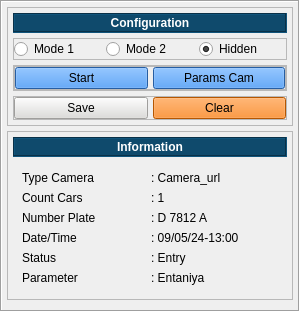
       <widget class="QFrame" name="frame_4">
        <property name="minimumSize">
         <size>
          <width>300</width>
          <height>0</height>
         </size>
        </property>
        <property name="maximumSize">
         <size>
          <width>300</width>
          <height>16777215</height>
         </size>
        </property>
        <property name="frameShape">
         <enum>QFrame::Box</enum>
        </property>
        <property name="frameShadow">
         <enum>QFrame::Sunken</enum>
        </property>
        <layout class="QVBoxLayout" name="verticalLayout_2">
         <property name="spacing">
          <number>5</number>
         </property>
         <property name="leftMargin">
          <number>5</number>
         </property>
         <property name="topMargin">
          <number>5</number>
         </property>
         <property name="rightMargin">
          <number>5</number>
         </property>
         <property name="bottomMargin">
          <number>5</number>
         </property>
         <item>
          <widget class="QFrame" name="frame_15">
           <property name="maximumSize">
            <size>
             <width>16777215</width>
             <height>140</height>
            </size>
           </property>
           <property name="frameShape">
            <enum>QFrame::StyledPanel</enum>
           </property>
           <property name="frameShadow">
            <enum>QFrame::Raised</enum>
           </property>
           <layout class="QVBoxLayout" name="verticalLayout_6">
            <property name="spacing">
             <number>5</number>
            </property>
            <property name="leftMargin">
             <number>5</number>
            </property>
            <property name="topMargin">
             <number>5</number>
            </property>
            <property name="rightMargin">
             <number>5</number>
            </property>
            <property name="bottomMargin">
             <number>5</number>
            </property>
            <item>
             <widget class="QLabel" name="label_14">
              <property name="minimumSize">
               <size>
                <width>0</width>
                <height>20</height>
               </size>
              </property>
              <property name="maximumSize">
               <size>
                <width>16777215</width>
                <height>20</height>
               </size>
              </property>
              <property name="font">
               <font>
                <weight>75</weight>
                <bold>true</bold>
               </font>
              </property>
              <property name="styleSheet">
               <string notr="true">background-color: rgb(15,74, 108);
color: white;</string>
              </property>
              <property name="frameShape">
               <enum>QFrame::Box</enum>
              </property>
              <property name="frameShadow">
               <enum>QFrame::Sunken</enum>
              </property>
              <property name="text">
               <string>Configuration</string>
              </property>
              <property name="alignment">
               <set>Qt::AlignCenter</set>
              </property>
             </widget>
            </item>
            <item>
             <widget class="QFrame" name="frame_19">
              <property name="maximumSize">
               <size>
                <width>16777215</width>
                <height>30</height>
               </size>
              </property>
              <property name="frameShape">
               <enum>QFrame::StyledPanel</enum>
              </property>
              <property name="frameShadow">
               <enum>QFrame::Raised</enum>
              </property>
              <layout class="QHBoxLayout" name="horizontalLayout_9">
               <property name="spacing">
                <number>5</number>
               </property>
               <property name="leftMargin">
                <number>0</number>
               </property>
               <property name="topMargin">
                <number>0</number>
               </property>
               <property name="rightMargin">
                <number>0</number>
               </property>
               <property name="bottomMargin">
                <number>0</number>
               </property>
               <item>
                <widget class="QRadioButton" name="btn_radio_mode1">
                 <property name="text">
                  <string>Mode 1</string>
                 </property>
                </widget>
               </item>
               <item>
                <widget class="QRadioButton" name="btn_radio_mode2">
                 <property name="text">
                  <string>Mode 2</string>
                 </property>
                </widget>
               </item>
               <item>
                <widget class="QRadioButton" name="btn_radio_hidden">
                 <property name="text">
                  <string>Hidden</string>
                 </property>
                 <property name="checkable">
                  <bool>true</bool>
                 </property>
                 <property name="checked">
                  <bool>true</bool>
                 </property>
                 <property name="autoRepeat">
                  <bool>false</bool>
                 </property>
                </widget>
               </item>
              </layout>
             </widget>
            </item>
            <item>
             <widget class="QFrame" name="frame_13">
              <property name="frameShape">
               <enum>QFrame::StyledPanel</enum>
              </property>
              <property name="frameShadow">
               <enum>QFrame::Raised</enum>
              </property>
              <layout class="QHBoxLayout" name="horizontalLayout_11">
               <property name="spacing">
                <number>5</number>
               </property>
               <property name="leftMargin">
                <number>0</number>
               </property>
               <property name="topMargin">
                <number>0</number>
               </property>
               <property name="rightMargin">
                <number>0</number>
               </property>
               <property name="bottomMargin">
                <number>0</number>
               </property>
               <item>
                <widget class="QFrame" name="frame_18">
                 <property name="frameShape">
                  <enum>QFrame::StyledPanel</enum>
                 </property>
                 <property name="frameShadow">
                  <enum>QFrame::Raised</enum>
                 </property>
                 <layout class="QHBoxLayout" name="horizontalLayout_3">
                  <property name="spacing">
                   <number>5</number>
                  </property>
                  <property name="leftMargin">
                   <number>0</number>
                  </property>
                  <property name="topMargin">
                   <number>0</number>
                  </property>
                  <property name="rightMargin">
                   <number>0</number>
                  </property>
                  <property name="bottomMargin">
                   <number>0</number>
                  </property>
                  <item>
                   <widget class="QPushButton" name="btn_start">
                    <property name="styleSheet">
                     <string notr="true">background-color: rgb(53, 132, 228);</string>
                    </property>
                    <property name="text">
                     <string>Start</string>
                    </property>
                   </widget>
                  </item>
                  <item>
                   <widget class="QPushButton" name="btn_params_cam">
                    <property name="styleSheet">
                     <string notr="true">background-color: rgb(53, 132, 228);</string>
                    </property>
                    <property name="text">
                     <string>Params Cam</string>
                    </property>
                   </widget>
                  </item>
                 </layout>
                </widget>
               </item>
              </layout>
             </widget>
            </item>
            <item>
             <widget class="QFrame" name="frame_9">
              <property name="frameShape">
               <enum>QFrame::StyledPanel</enum>
              </property>
              <property name="frameShadow">
               <enum>QFrame::Raised</enum>
              </property>
              <layout class="QHBoxLayout" name="horizontalLayout_13">
               <property name="spacing">
                <number>5</number>
               </property>
               <property name="leftMargin">
                <number>0</number>
               </property>
               <property name="topMargin">
                <number>0</number>
               </property>
               <property name="rightMargin">
                <number>0</number>
               </property>
               <property name="bottomMargin">
                <number>0</number>
               </property>
               <item>
                <widget class="QPushButton" name="btn_save">
                 <property name="styleSheet">
                  <string notr="true">background-color: rgb(222, 221, 218);</string>
                 </property>
                 <property name="text">
                  <string>Save</string>
                 </property>
                </widget>
               </item>
               <item>
                <widget class="QPushButton" name="btn_stop">
                 <property name="styleSheet">
                  <string notr="true">background-color: rgb(255, 120, 0);</string>
                 </property>
                 <property name="text">
                  <string>Clear</string>
                 </property>
                </widget>
               </item>
              </layout>
             </widget>
            </item>
           </layout>
          </widget>
         </item>
         <item>
          <widget class="QFrame" name="frame_5">
           <property name="maximumSize">
            <size>
             <width>16777215</width>
             <height>170</height>
            </size>
           </property>
           <property name="frameShape">
            <enum>QFrame::StyledPanel</enum>
           </property>
           <property name="frameShadow">
            <enum>QFrame::Raised</enum>
           </property>
           <layout class="QVBoxLayout" name="verticalLayout_8">
            <property name="spacing">
             <number>5</number>
            </property>
            <property name="leftMargin">
             <number>5</number>
            </property>
            <property name="topMargin">
             <number>5</number>
            </property>
            <property name="rightMargin">
             <number>5</number>
            </property>
            <property name="bottomMargin">
             <number>5</number>
            </property>
            <item>
             <widget class="QLabel" name="label_9">
              <property name="minimumSize">
               <size>
                <width>0</width>
                <height>20</height>
               </size>
              </property>
              <property name="maximumSize">
               <size>
                <width>16777215</width>
                <height>20</height>
               </size>
              </property>
              <property name="font">
               <font>
                <weight>75</weight>
                <bold>true</bold>
               </font>
              </property>
              <property name="styleSheet">
               <string notr="true">background-color: rgb(15,74, 108);
color: white;</string>
              </property>
              <property name="frameShape">
               <enum>QFrame::Box</enum>
              </property>
              <property name="frameShadow">
               <enum>QFrame::Sunken</enum>
              </property>
              <property name="text">
               <string>Information</string>
              </property>
              <property name="alignment">
               <set>Qt::AlignCenter</set>
              </property>
             </widget>
            </item>
            <item>
             <widget class="QFrame" name="frame_16">
              <property name="frameShape">
               <enum>QFrame::NoFrame</enum>
              </property>
              <property name="frameShadow">
               <enum>QFrame::Raised</enum>
              </property>
              <layout class="QVBoxLayout" name="verticalLayout_5">
               <item>
                <widget class="QFrame" name="frame_17">
                 <property name="frameShape">
                  <enum>QFrame::NoFrame</enum>
                 </property>
                 <property name="frameShadow">
                  <enum>QFrame::Raised</enum>
                 </property>
                 <layout class="QHBoxLayout" name="horizontalLayout_14">
                  <property name="spacing">
                   <number>1</number>
                  </property>
                  <property name="leftMargin">
                   <number>0</number>
                  </property>
                  <property name="topMargin">
                   <number>0</number>
                  </property>
                  <property name="rightMargin">
                   <number>0</number>
                  </property>
                  <property name="bottomMargin">
                   <number>0</number>
                  </property>
                  <item>
                   <widget class="QLabel" name="label_11">
                    <property name="text">
                     <string>Type Camera</string>
                    </property>
                   </widget>
                  </item>
                  <item>
                   <widget class="QLabel" name="label_12">
                    <property name="text">
                     <string>: Camera_url</string>
                    </property>
                   </widget>
                  </item>
                 </layout>
                </widget>
               </item>
               <item>
                <widget class="QFrame" name="frame_27">
                 <property name="frameShape">
                  <enum>QFrame::NoFrame</enum>
                 </property>
                 <property name="frameShadow">
                  <enum>QFrame::Raised</enum>
                 </property>
                 <layout class="QHBoxLayout" name="horizontalLayout_19">
                  <property name="spacing">
                   <number>1</number>
                  </property>
                  <property name="leftMargin">
                   <number>0</number>
                  </property>
                  <property name="topMargin">
                   <number>0</number>
                  </property>
                  <property name="rightMargin">
                   <number>0</number>
                  </property>
                  <property name="bottomMargin">
                   <number>0</number>
                  </property>
                  <item>
                   <widget class="QLabel" name="label_23">
                    <property name="text">
                     <string>Count Cars  </string>
                    </property>
                   </widget>
                  </item>
                  <item>
                   <widget class="QLabel" name="label_24">
                    <property name="text">
                     <string>: 1</string>
                    </property>
                   </widget>
                  </item>
                 </layout>
                </widget>
               </item>
               <item>
                <widget class="QFrame" name="frame_20">
                 <property name="frameShape">
                  <enum>QFrame::NoFrame</enum>
                 </property>
                 <property name="frameShadow">
                  <enum>QFrame::Raised</enum>
                 </property>
                 <layout class="QHBoxLayout" name="horizontalLayout_15">
                  <property name="spacing">
                   <number>1</number>
                  </property>
                  <property name="leftMargin">
                   <number>0</number>
                  </property>
                  <property name="topMargin">
                   <number>0</number>
                  </property>
                  <property name="rightMargin">
                   <number>0</number>
                  </property>
                  <property name="bottomMargin">
                   <number>0</number>
                  </property>
                  <item>
                   <widget class="QLabel" name="label_16">
                    <property name="text">
                     <string>Number Plate </string>
                    </property>
                   </widget>
                  </item>
                  <item>
                   <widget class="QLabel" name="label_15">
                    <property name="text">
                     <string>: D 7812 A</string>
                    </property>
                   </widget>
                  </item>
                 </layout>
                </widget>
               </item>
               <item>
                <widget class="QFrame" name="frame_21">
                 <property name="frameShape">
                  <enum>QFrame::NoFrame</enum>
                 </property>
                 <property name="frameShadow">
                  <enum>QFrame::Raised</enum>
                 </property>
                 <layout class="QHBoxLayout" name="horizontalLayout_16">
                  <property name="spacing">
                   <number>1</number>
                  </property>
                  <property name="leftMargin">
                   <number>0</number>
                  </property>
                  <property name="topMargin">
                   <number>0</number>
                  </property>
                  <property name="rightMargin">
                   <number>0</number>
                  </property>
                  <property name="bottomMargin">
                   <number>0</number>
                  </property>
                  <item>
                   <widget class="QLabel" name="label_18">
                    <property name="text">
                     <string>Date/Time </string>
                    </property>
                   </widget>
                  </item>
                  <item>
                   <widget class="QLabel" name="label_20">
                    <property name="text">
                     <string>: 09/05/24-13:00</string>
                    </property>
                   </widget>
                  </item>
                 </layout>
                </widget>
               </item>
               <item>
                <widget class="QFrame" name="frame_22">
                 <property name="frameShape">
                  <enum>QFrame::NoFrame</enum>
                 </property>
                 <property name="frameShadow">
                  <enum>QFrame::Raised</enum>
                 </property>
                 <layout class="QHBoxLayout" name="horizontalLayout_17">
                  <property name="spacing">
                   <number>1</number>
                  </property>
                  <property name="leftMargin">
                   <number>0</number>
                  </property>
                  <property name="topMargin">
                   <number>0</number>
                  </property>
                  <property name="rightMargin">
                   <number>0</number>
                  </property>
                  <property name="bottomMargin">
                   <number>0</number>
                  </property>
                  <item>
                   <widget class="QLabel" name="label_19">
                    <property name="text">
                     <string>Status</string>
                    </property>
                   </widget>
                  </item>
                  <item>
                   <widget class="QLabel" name="label_17">
                    <property name="text">
                     <string>: Entry</string>
                    </property>
                   </widget>
                  </item>
                 </layout>
                </widget>
               </item>
               <item>
                <widget class="QFrame" name="frame_26">
                 <property name="frameShape">
                  <enum>QFrame::NoFrame</enum>
                 </property>
                 <property name="frameShadow">
                  <enum>QFrame::Raised</enum>
                 </property>
                 <layout class="QHBoxLayout" name="horizontalLayout_18">
                  <property name="spacing">
                   <number>1</number>
                  </property>
                  <property name="leftMargin">
                   <number>0</number>
                  </property>
                  <property name="topMargin">
                   <number>0</number>
                  </property>
                  <property name="rightMargin">
                   <number>0</number>
                  </property>
                  <property name="bottomMargin">
                   <number>0</number>
                  </property>
                  <item>
                   <widget class="QLabel" name="label_21">
                    <property name="text">
                     <string>Parameter</string>
                    </property>
                   </widget>
                  </item>
                  <item>
                   <widget class="QLabel" name="label_22">
                    <property name="text">
                     <string>: Entaniya</string>
                    </property>
                   </widget>
                  </item>
                 </layout>
                </widget>
               </item>
              </layout>
             </widget>
            </item>
           </layout>
          </widget>
         </item>
         <item>
          <widget class="QFrame" name="frame_7">
           <property name="frameShape">
            <enum>QFrame::StyledPanel</enum>
           </property>
           <property name="frameShadow">
            <enum>QFrame::Raised</enum>
           </property>
           <widget class="QLabel" name="label_13">
            <property name="geometry">
             <rect>
              <x>6</x>
              <y>6</y>
              <width>274</width>
              <height>20</height>
             </rect>
            </property>
            <property name="minimumSize">
             <size>
              <width>0</width>
              <height>20</height>
             </size>
            </property>
            <property name="maximumSize">
             <size>
              <width>16777215</width>
              <height>20</height>
             </size>
            </property>
            <property name="font">
             <font>
              <weight>75</weight>
              <bold>true</bold>
             </font>
            </property>
            <property name="styleSheet">
             <string notr="true">background-color: rgb(192, 191, 188);</string>
            </property>
            <property name="frameShape">
             <enum>QFrame::Box</enum>
            </property>
            <property name="frameShadow">
             <enum>QFrame::Sunken</enum>
            </property>
            <property name="text">
             <string>Fisheye Camera</string>
            </property>
            <property name="alignment">
             <set>Qt::AlignCenter</set>
            </property>
           </widget>
           <widget class="Line" name="line_4">
            <property name="geometry">
             <rect>
              <x>10</x>
              <y>420</y>
              <width>274</width>
              <height>16</height>
             </rect>
            </property>
            <property name="styleSheet">
             <string notr="true">background-color:(222, 221, 218);</string>
            </property>
            <property name="orientation">
             <enum>Qt::Horizontal</enum>
            </property>
           </widget>
           <widget class="QLabel" name="btn_up">
            <property name="geometry">
             <rect>
              <x>130</x>
              <y>320</y>
              <width>41</width>
              <height>41</height>
             </rect>
            </property>
            <property name="styleSheet">
             <string notr="true">image:url(:/up/icons8-up-50 (1).png);
background-color: rgb(222, 221, 218);</string>
            </property>
            <property name="text">
             <string/>
            </property>
           </widget>
           <widget class="QLabel" name="btn_down">
            <property name="geometry">
             <rect>
              <x>130</x>
              <y>380</y>
              <width>41</width>
              <height>41</height>
             </rect>
            </property>
            <property name="styleSheet">
             <string notr="true">image:url(:/down/icons8-down-50.png);
background-color: rgb(222, 221, 218);</string>
            </property>
            <property name="text">
             <string/>
            </property>
           </widget>
           <widget class="QLabel" name="btn_right">
            <property name="geometry">
             <rect>
              <x>190</x>
              <y>350</y>
              <width>41</width>
              <height>41</height>
             </rect>
            </property>
            <property name="styleSheet">
             <string notr="true">image:url(:/right/icons8-right-50.png);
background-color: rgb(222, 221, 218);

</string>
            </property>
            <property name="text">
             <string/>
            </property>
           </widget>
           <widget class="QLabel" name="btn_right_2">
            <property name="geometry">
             <rect>
              <x>70</x>
              <y>350</y>
              <width>41</width>
              <height>41</height>
             </rect>
            </property>
            <property name="styleSheet">
             <string notr="true">image:url(:/left/icons8-left-50.png);
background-color: rgb(222, 221, 218);</string>
            </property>
            <property name="text">
             <string/>
            </property>
           </widget>
           <widget class="QFrame" name="frame_2">
            <property name="geometry">
             <rect>
              <x>10</x>
              <y>430</y>
              <width>271</width>
              <height>41</height>
             </rect>
            </property>
            <property name="frameShape">
             <enum>QFrame::StyledPanel</enum>
            </property>
            <property name="frameShadow">
             <enum>QFrame::Raised</enum>
            </property>
            <layout class="QHBoxLayout" name="horizontalLayout_10">
             <item>
              <widget class="QLabel" name="btn_backward">
               <property name="styleSheet">
                <string notr="true">image:url(:/backward/icons8-backward-32.png);
background-color:(222, 221, 218)</string>
               </property>
               <property name="text">
                <string/>
               </property>
              </widget>
             </item>
             <item>
              <widget class="QLabel" name="btn_pause">
               <property name="styleSheet">
                <string notr="true">image:url(:/pause/icons8-pause-50 (1).png);
background-color:(222, 221, 218);</string>
               </property>
               <property name="text">
                <string/>
               </property>
              </widget>
             </item>
             <item>
              <widget class="QLabel" name="btn_forward">
               <property name="styleSheet">
                <string notr="true">image:url(:/forward/icons8-forward-64.png);
background-color:(222, 221, 218)</string>
               </property>
               <property name="text">
                <string/>
               </property>
              </widget>
             </item>
            </layout>
           </widget>
           <widget class="QFrame" name="frame_6">
            <property name="geometry">
             <rect>
              <x>10</x>
              <y>480</y>
              <width>271</width>
              <height>37</height>
             </rect>
            </property>
            <property name="frameShape">
             <enum>QFrame::StyledPanel</enum>
            </property>
            <property name="frameShadow">
             <enum>QFrame::Raised</enum>
            </property>
            <layout class="QHBoxLayout" name="horizontalLayout_12">
             <item>
              <widget class="QLabel" name="label_6">
               <property name="text">
                <string>00.00</string>
               </property>
              </widget>
             </item>
             <item>
              <widget class="QSlider" name="horizontalSlider_3">
               <property name="orientation">
                <enum>Qt::Horizontal</enum>
               </property>
              </widget>
             </item>
            </layout>
           </widget>
           <widget class="QLabel" name="vidio_fisheye">
            <property name="geometry">
             <rect>
              <x>10</x>
              <y>40</y>
              <width>271</width>
              <height>261</height>
             </rect>
            </property>
            <property name="text">
             <string/>
            </property>
           </widget>
          </widget>
         </item>
        </layout>
       </widget>
